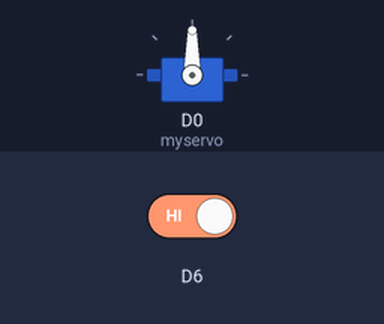
The sketch below on a simulated ESP8266 (NodeMCU). Shown: servo. The test bench sets the inputs (shaded band); at power-on: D6 HIGH. WiFi joins after 1.5 s; servers stay silent unless stated; no MQTT or app messages arrive unless stated; what the sketch prints to the serial monitor is not drawn.

Above: at 2.7 s.
2.8 s: D6 driven LOW
At 3.7 s:
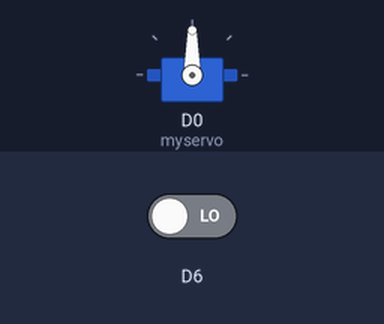
7.5 s: D6 driven HIGH
At 12.2 s:
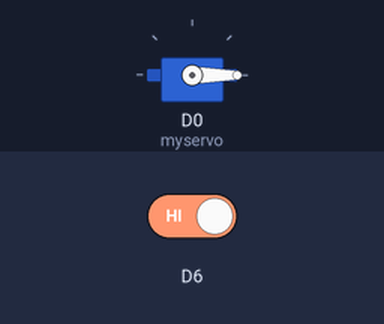
Timing chart, 0 to 13.7 s (numbered marks = the images above; inputs shaded):
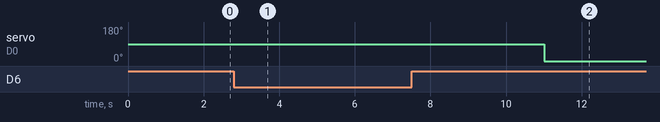

Measured:
- after the input at 2.8 s, servo on D0 (myservo): stays 90° (without the input it goes to 0° after 2.2 s)
- after the input at 7.5 s, servo on D0 (myservo): 90° → 0° after 3.5 s

The sketch:

Exit.ino
```cpp
#include <ESP8266WiFi.h>
#include <PubSubClient.h>
#include <Wire.h>
#include <Adafruit_SSD1306.h>
#include <Adafruit_GFX.h>
#define SSD1306_LCDHEIGHT 64

// OLED display TWI address
#define OLED_ADDR   0x3C

Adafruit_SSD1306 display(-1);

#if (SSD1306_LCDHEIGHT != 64)
#error("Height incorrect, please fix Adafruit_SSD1306.h!");
#endif

#include <Servo.h>

Servo myservo;  // create servo object to control a servo

Servo myservo1;
int Entry,Exit;
String command;
String data="";
void callback(char* topic, byte* payload, unsigned int payloadLength);//use for sending data
int duration1,distance1,duration2,distance2;
// CHANGE TO YOUR WIFI CREDENTIALS
const char* ssid = "likhith reddy";
const char* password = "alekhyareddy";

// CHANGE TO YOUR DEVICE CREDENTIALS AS PER IN IBM BLUMIX
#define ORG "v7b7d6"
#define DEVICE_TYPE "nodemcu"
#define DEVICE_ID "654321"
#define TOKEN "123456789" //  Authentication Token OF THE DEVICE

//  PIN DECLARATIONS
//-------- Customise the above values --------
const char publishTopic[] = "iot-2/evt/Data/fmt/json";//topic which is sended
char server[] = ORG ".messaging.internetofthings.ibmcloud.com";
char topic[] = "iot-2/cmd/home/fmt/String";// cmd  REPRESENT command type AND COMMAND IS TEST OF FORMAT STRING
char authMethod[] = "use-token-auth";
char token[] = TOKEN;
char clientId[] = "d:" ORG ":" DEVICE_TYPE ":" DEVICE_ID;
WiFiClient wifiClient;
PubSubClient client(server, 1883, callback, wifiClient);
int publishInterval = 5000; // 30 seconds
long lastPublishMillis;
void publishData();
void wifiConnect();
void mqttConnect();
void setup() {

  Serial.begin(115200);
  Serial.println();

  myservo.attach(D0);

  pinMode(D6,INPUT);
  wifiConnect();
  mqttConnect();

}

void loop() {
 if (millis() - lastPublishMillis > publishInterval)
  {
    publishData();
    lastPublishMillis = millis();
  }

  if (!client.loop()) {
    mqttConnect();
  }
}

void wifiConnect() {
  Serial.print("Connecting to "); Serial.print(ssid);
  WiFi.begin(ssid, password);
  while (WiFi.status() != WL_CONNECTED) {
    delay(500);
    Serial.print(".");
  }
  Serial.print("WiFi connected, IP address: ");
  Serial.println(WiFi.localIP());
}

void mqttConnect() {
  if (!client.connected())
  {
    Serial.print("Reconnecting MQTT client to "); Serial.println(server);
    while (!client.connect(clientId, authMethod, token)) {
      Serial.print(".");
      delay(500);
    }

    initManagedDevice();
    Serial.println();
  }
}

void initManagedDevice() {
  if (client.subscribe(topic)) {
    Serial.println("subscribe to cmd OK");
  } else {
    Serial.println("subscribe to cmd FAILED");
  }
}

void callback(char* topic, byte* payload, unsigned int payloadLength) {
  Serial.print("callback invoked for topic: ");
  Serial.println(topic);
  for (int i = 0; i < payloadLength; i++) {
    command+= (char)payload[i];
  }
  Serial.print("data: "+ command);
  //control_func();
  command= "";
}

/*void control_func()
{
  if(command== "lightoff")
 {
 digitalWrite(led1,LOW);
      digitalWrite(led2,LOW);
     Serial.println(".......lights are off..........");
  }
  else if(command== "lighton")
  {
     digitalWrite(led1,HIGH);
      digitalWrite(led2,HIGH);
     Serial.println(".......lights are on..........");
  }
  else
  {
    Serial.println("......no commands have been subscribed..........");
    }
}*/

void publishData()
{

   Exit = digitalRead(D6); // read input value
   if (Exit == LOW)
   {
    Serial.println(" Exit Gate open");
    myservo.write(90);
    delay(1000);
   }
   else
   {
    Serial.println(" Exit Gate close");
      myservo.write(0);
      delay(1000);
   }


  String payload = "{\"d\":{\"Exit\":";
  payload += Exit;
  payload += "}}";
  Serial.print("\n");
  Serial.print("Sending payload: "); Serial.println(payload);
  if (client.publish(publishTopic, (char*) payload.c_str())) {
    Serial.println("Publish OK");
  } else {
    Serial.println("Publish FAILED");
  }
}
```
